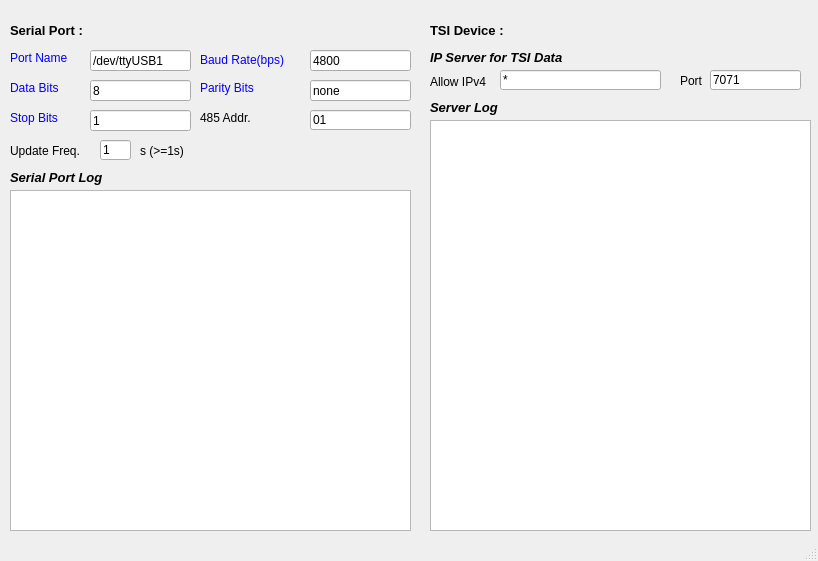
<?xml version="1.0" encoding="UTF-8"?>
<ui version="4.0">
 <class>MainWindow</class>
 <widget class="QMainWindow" name="MainWindow">
  <property name="geometry">
   <rect>
    <x>0</x>
    <y>0</y>
    <width>818</width>
    <height>561</height>
   </rect>
  </property>
  <property name="sizePolicy">
   <sizepolicy hsizetype="Fixed" vsizetype="Fixed">
    <horstretch>0</horstretch>
    <verstretch>0</verstretch>
   </sizepolicy>
  </property>
  <property name="windowTitle">
   <string>MainWindow</string>
  </property>
  <widget class="QWidget" name="centralWidget">
   <property name="sizePolicy">
    <sizepolicy hsizetype="Fixed" vsizetype="Fixed">
     <horstretch>0</horstretch>
     <verstretch>0</verstretch>
    </sizepolicy>
   </property>
   <widget class="QLabel" name="gpsComSetLabel">
    <property name="geometry">
     <rect>
      <x>10</x>
      <y>20</y>
      <width>91</width>
      <height>21</height>
     </rect>
    </property>
    <property name="text">
     <string>&lt;html&gt;&lt;head/&gt;&lt;body&gt;&lt;p&gt;&lt;span style=&quot; font-size:10pt; font-weight:600; color:#000000;&quot;&gt;Serial Port :&lt;/span&gt;&lt;/p&gt;&lt;/body&gt;&lt;/html&gt;</string>
    </property>
   </widget>
   <widget class="QLabel" name="comLabel">
    <property name="geometry">
     <rect>
      <x>10</x>
      <y>50</y>
      <width>71</width>
      <height>16</height>
     </rect>
    </property>
    <property name="text">
     <string>&lt;html&gt;&lt;head/&gt;&lt;body&gt;&lt;p&gt;&lt;span style=&quot; color:#0000ff;&quot;&gt;Port Name&lt;/span&gt;&lt;/p&gt;&lt;/body&gt;&lt;/html&gt;</string>
    </property>
   </widget>
   <widget class="QLabel" name="boteLabel">
    <property name="geometry">
     <rect>
      <x>200</x>
      <y>50</y>
      <width>111</width>
      <height>21</height>
     </rect>
    </property>
    <property name="text">
     <string>&lt;html&gt;&lt;head/&gt;&lt;body&gt;&lt;p&gt;&lt;span style=&quot; color:#0000ff;&quot;&gt;Baud Rate(bps)&lt;/span&gt;&lt;/p&gt;&lt;/body&gt;&lt;/html&gt;</string>
    </property>
   </widget>
   <widget class="QLabel" name="dataLabel">
    <property name="geometry">
     <rect>
      <x>10</x>
      <y>80</y>
      <width>61</width>
      <height>16</height>
     </rect>
    </property>
    <property name="text">
     <string>&lt;html&gt;&lt;head/&gt;&lt;body&gt;&lt;p&gt;&lt;span style=&quot; color:#0000ff;&quot;&gt;Data Bits&lt;/span&gt;&lt;/p&gt;&lt;/body&gt;&lt;/html&gt;</string>
    </property>
   </widget>
   <widget class="QLabel" name="checkLabel">
    <property name="geometry">
     <rect>
      <x>200</x>
      <y>80</y>
      <width>71</width>
      <height>16</height>
     </rect>
    </property>
    <property name="text">
     <string>&lt;html&gt;&lt;head/&gt;&lt;body&gt;&lt;p&gt;&lt;span style=&quot; color:#0000ff;&quot;&gt;Parity Bits&lt;/span&gt;&lt;/p&gt;&lt;/body&gt;&lt;/html&gt;</string>
    </property>
   </widget>
   <widget class="QLabel" name="stopLabel">
    <property name="geometry">
     <rect>
      <x>10</x>
      <y>110</y>
      <width>71</width>
      <height>16</height>
     </rect>
    </property>
    <property name="text">
     <string>&lt;html&gt;&lt;head/&gt;&lt;body&gt;&lt;p&gt;&lt;span style=&quot; color:#0000ff;&quot;&gt;Stop Bits&lt;/span&gt;&lt;/p&gt;&lt;/body&gt;&lt;/html&gt;</string>
    </property>
   </widget>
   <widget class="QLabel" name="comInformationLabel">
    <property name="geometry">
     <rect>
      <x>10</x>
      <y>170</y>
      <width>161</width>
      <height>16</height>
     </rect>
    </property>
    <property name="text">
     <string>&lt;html&gt;&lt;head/&gt;&lt;body&gt;&lt;p&gt;&lt;span style=&quot; font-size:10pt; font-weight:600; font-style:italic; color:#000000;&quot;&gt;Serial Port Log&lt;/span&gt;&lt;/p&gt;&lt;/body&gt;&lt;/html&gt;</string>
    </property>
   </widget>
   <widget class="QTextEdit" name="comInformationTextEdit">
    <property name="geometry">
     <rect>
      <x>10</x>
      <y>190</y>
      <width>401</width>
      <height>341</height>
     </rect>
    </property>
   </widget>
   <widget class="QLabel" name="gpsComSetLabel_2">
    <property name="geometry">
     <rect>
      <x>430</x>
      <y>20</y>
      <width>171</width>
      <height>21</height>
     </rect>
    </property>
    <property name="text">
     <string>&lt;html&gt;&lt;head/&gt;&lt;body&gt;&lt;p&gt;&lt;span style=&quot; font-size:10pt; font-weight:600; color:#000000;&quot;&gt;TSI Device :&lt;/span&gt;&lt;/p&gt;&lt;/body&gt;&lt;/html&gt;</string>
    </property>
   </widget>
   <widget class="QLabel" name="gpsReceiveLabel">
    <property name="geometry">
     <rect>
      <x>430</x>
      <y>100</y>
      <width>171</width>
      <height>16</height>
     </rect>
    </property>
    <property name="text">
     <string>&lt;html&gt;&lt;head/&gt;&lt;body&gt;&lt;p&gt;&lt;span style=&quot; font-size:10pt; font-weight:600; font-style:italic; color:#000000;&quot;&gt;Server Log&lt;/span&gt;&lt;/p&gt;&lt;/body&gt;&lt;/html&gt;</string>
    </property>
   </widget>
   <widget class="QPlainTextEdit" name="tsiPlainTextEdit">
    <property name="geometry">
     <rect>
      <x>430</x>
      <y>120</y>
      <width>381</width>
      <height>411</height>
     </rect>
    </property>
   </widget>
   <widget class="QLabel" name="comStatusLabel">
    <property name="geometry">
     <rect>
      <x>110</x>
      <y>20</y>
      <width>301</width>
      <height>21</height>
     </rect>
    </property>
    <property name="frameShape">
     <enum>QFrame::NoFrame</enum>
    </property>
    <property name="text">
     <string>&lt;html&gt;&lt;head/&gt;&lt;body&gt;&lt;p&gt;&lt;br/&gt;&lt;/p&gt;&lt;/body&gt;&lt;/html&gt;</string>
    </property>
   </widget>
   <widget class="QLabel" name="gpsReceiveLabel_2">
    <property name="geometry">
     <rect>
      <x>430</x>
      <y>50</y>
      <width>201</width>
      <height>16</height>
     </rect>
    </property>
    <property name="text">
     <string>&lt;html&gt;&lt;head/&gt;&lt;body&gt;&lt;p&gt;&lt;span style=&quot; font-size:10pt; font-weight:600; font-style:italic; color:#000000;&quot;&gt;IP Server for TSI Data&lt;/span&gt;&lt;/p&gt;&lt;/body&gt;&lt;/html&gt;</string>
    </property>
   </widget>
   <widget class="QLabel" name="labelIP">
    <property name="geometry">
     <rect>
      <x>430</x>
      <y>72</y>
      <width>61</width>
      <height>20</height>
     </rect>
    </property>
    <property name="text">
     <string>Allow IPv4</string>
    </property>
   </widget>
   <widget class="QLineEdit" name="lineEditIP">
    <property name="geometry">
     <rect>
      <x>500</x>
      <y>70</y>
      <width>161</width>
      <height>20</height>
     </rect>
    </property>
    <property name="text">
     <string>*</string>
    </property>
   </widget>
   <widget class="QLabel" name="labelPort">
    <property name="geometry">
     <rect>
      <x>680</x>
      <y>70</y>
      <width>54</width>
      <height>21</height>
     </rect>
    </property>
    <property name="text">
     <string>Port</string>
    </property>
   </widget>
   <widget class="QLineEdit" name="lineEditPort">
    <property name="geometry">
     <rect>
      <x>710</x>
      <y>70</y>
      <width>91</width>
      <height>20</height>
     </rect>
    </property>
    <property name="text">
     <string>7071</string>
    </property>
   </widget>
   <widget class="QLabel" name="labelRefreshTime">
    <property name="geometry">
     <rect>
      <x>10</x>
      <y>140</y>
      <width>81</width>
      <height>21</height>
     </rect>
    </property>
    <property name="text">
     <string>Update Freq.</string>
    </property>
   </widget>
   <widget class="QLineEdit" name="lineEditRefreshTime">
    <property name="geometry">
     <rect>
      <x>100</x>
      <y>140</y>
      <width>31</width>
      <height>20</height>
     </rect>
    </property>
    <property name="text">
     <string>1</string>
    </property>
   </widget>
   <widget class="QLabel" name="labelTimeUnit">
    <property name="geometry">
     <rect>
      <x>140</x>
      <y>140</y>
      <width>61</width>
      <height>21</height>
     </rect>
    </property>
    <property name="text">
     <string>s (&gt;=1s)</string>
    </property>
   </widget>
   <widget class="QLineEdit" name="lineEditPortName">
    <property name="geometry">
     <rect>
      <x>90</x>
      <y>50</y>
      <width>101</width>
      <height>21</height>
     </rect>
    </property>
    <property name="text">
     <string>/dev/ttyUSB1</string>
    </property>
   </widget>
   <widget class="QLineEdit" name="lineEditBaudRate">
    <property name="geometry">
     <rect>
      <x>310</x>
      <y>50</y>
      <width>101</width>
      <height>21</height>
     </rect>
    </property>
    <property name="text">
     <string>4800</string>
    </property>
   </widget>
   <widget class="QLineEdit" name="lineEditDataBits">
    <property name="geometry">
     <rect>
      <x>90</x>
      <y>80</y>
      <width>101</width>
      <height>21</height>
     </rect>
    </property>
    <property name="text">
     <string>8</string>
    </property>
   </widget>
   <widget class="QLineEdit" name="lineEditParityBits">
    <property name="geometry">
     <rect>
      <x>310</x>
      <y>80</y>
      <width>101</width>
      <height>21</height>
     </rect>
    </property>
    <property name="text">
     <string>none</string>
    </property>
   </widget>
   <widget class="QLineEdit" name="lineEditStopBits">
    <property name="geometry">
     <rect>
      <x>90</x>
      <y>110</y>
      <width>101</width>
      <height>21</height>
     </rect>
    </property>
    <property name="text">
     <string>1</string>
    </property>
   </widget>
   <widget class="QLabel" name="labelDev">
    <property name="geometry">
     <rect>
      <x>540</x>
      <y>20</y>
      <width>261</width>
      <height>21</height>
     </rect>
    </property>
    <property name="text">
     <string/>
    </property>
   </widget>
   <widget class="QLabel" name="label_sp485addr">
    <property name="geometry">
     <rect>
      <x>200</x>
      <y>110</y>
      <width>71</width>
      <height>16</height>
     </rect>
    </property>
    <property name="text">
     <string>485 Addr.</string>
    </property>
   </widget>
   <widget class="QLineEdit" name="lineEdit_sp485addr">
    <property name="geometry">
     <rect>
      <x>310</x>
      <y>110</y>
      <width>101</width>
      <height>20</height>
     </rect>
    </property>
    <property name="text">
     <string>01</string>
    </property>
   </widget>
  </widget>
  <widget class="QStatusBar" name="statusBar"/>
 </widget>
 <layoutdefault spacing="6" margin="11"/>
 <resources/>
 <connections/>
</ui>
